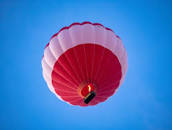
#> input picture images.jpeg, 172 x 130 px
$ python dsp.py
#> lines starting #> are read from the running program, lines starting #| are printed output that depends on the picture; after the words box and inside, x2 and y2 are one past the last pixel; in counts of white or black regions, pixels touching at a corner belong together
import cv2
import matplotlib.pyplot as plt
import sys

image = cv2.imread('./images.jpeg')
#> image is the input picture: shape (130, 172, 3); mean B, G, R 194, 122.6, 75
gray_image = cv2.cvtColor(image, cv2.COLOR_BGR2GRAY)
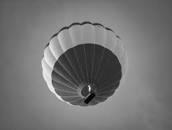
#> gray_image: shape (130, 172); min 1, max 246, mean 116.5
blurred_image = cv2.GaussianBlur(image, (7,7), 0)


cv2.imshow("Image", image)
cv2.imshow("Gray Image", gray_image)
cv2.imshow("Blurred Image", blurred_image)

canny = cv2.Canny(blurred_image, 10, 30)
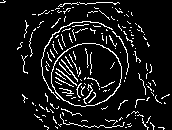
#> canny: shape (130, 172); 9% white in thin lines or dots
cv2.imshow("Canny with low thresholds", canny)
canny2 = cv2.Canny(blurred_image, 50, 150)
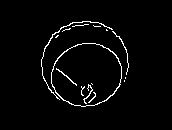
#> canny2: shape (130, 172); 2.8% white in thin lines or dots, all inside (x1, y1, x2, y2) = (41, 21, 129, 107)
cv2.imshow("Canny with high thresholds", canny2)

contours, hierarchy = cv2.findContours(canny, cv2.RETR_LIST, cv2.CHAIN_APPROX_SIMPLE)
#> contours = 169 contours, 166 with area under 20; largest, box (x1, y1, x2, y2) and area: (51, 43, 122, 107) 3476, (51, 43, 122, 107) 3417, (41, 21, 113, 100) 32
print("Number of objects found = ", len(contours))
#| Number of objects found =  169
cv2.drawContours(image, contours, -1, (0,255,0), 2)
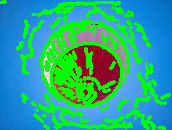
#> image: shape (130, 172, 3); mean B, G, R 140.2, 166.5, 41
cv2.imshow("objects Found", image)
cv2.waitKey(0)  # waits until a key is pressed

# Face Detection In Python Using OpenCV
def convertToRGB(img):
    return cv2.cvtColor(img, cv2.COLOR_BGR2RGB)
#load cascade classifier training file for haarcascade
haar_face_cascade = cv2.CascadeClassifier('./haarcascade_frontalface_alt.xml')
#load test iamge
test1 = cv2.imread('./test1.jpg')
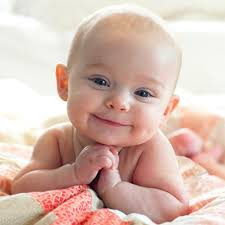
#> input picture test1.jpg, 225 x 225 px
#> test1 is the input picture: shape (225, 225, 3); mean B, G, R 175.9, 186.9, 214.8
gray_img = cv2.cvtColor(test1, cv2.COLOR_BGR2GRAY)
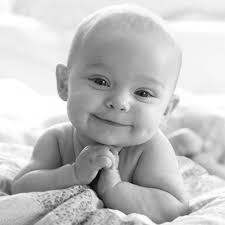
#> gray_img: shape (225, 225); min 1, max 255, mean 194
plt.imshow(gray_img, cmap='gray')
faces = haar_face_cascade.detectMultiScale(gray_img, scaleFactor=1.1, minNeighbors=5);
#> faces = [[68, 45, 107, 107]]
#print the number of faces found
# print('Faces found: ', len(faces))
# Next, let's loop over the list of faces (rectangles) it returned and draw those rectangles using built in
# OpenCV **`rectangle`** function on our original colored image to see if it detected the right faces.
#go over list of faces and draw them as rectangles on original colored img
for (x, y, w, h) in faces:
    cv2.rectangle(test1, (x, y), (x+w, y+h), (0, 255, 0), 2)
#> this loop made 1 pass
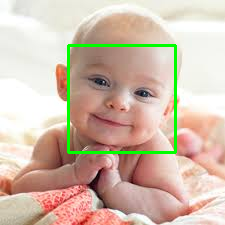
#> test1: shape (225, 225, 3); 2.53% of pixels changed, all inside (x1, y1, x2, y2) = (67, 44, 177, 154)
# Display the original image to see rectangles drawn and verify that detected faces are really faces and not false positives.
#conver image to RGB and show image
plt.imshow(convertToRGB(test1))
plt.show()
